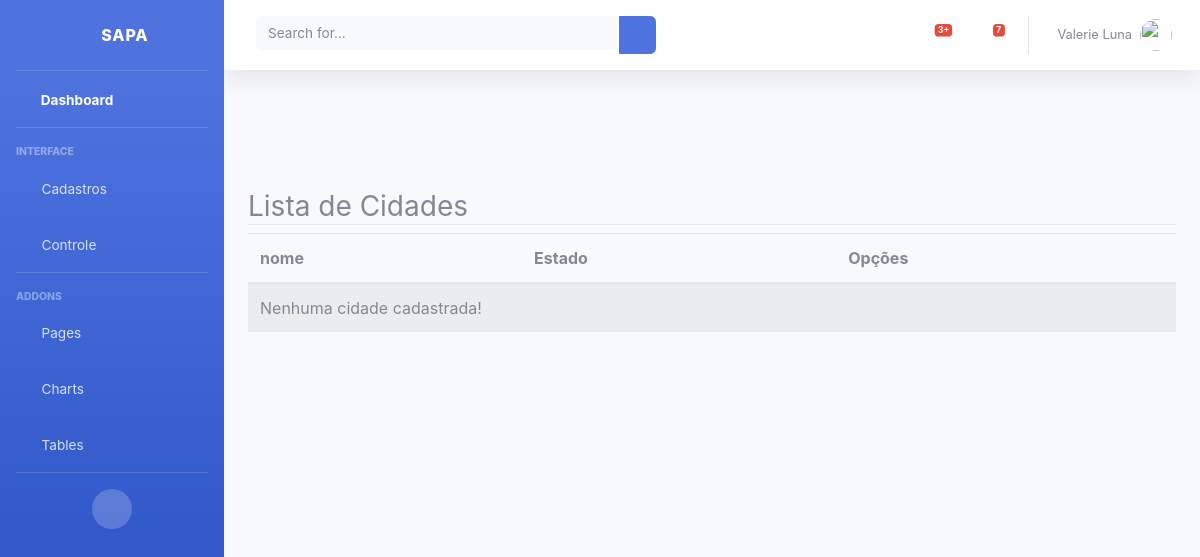
Page /listar/cidade/ (signed in) on the earlier database version.
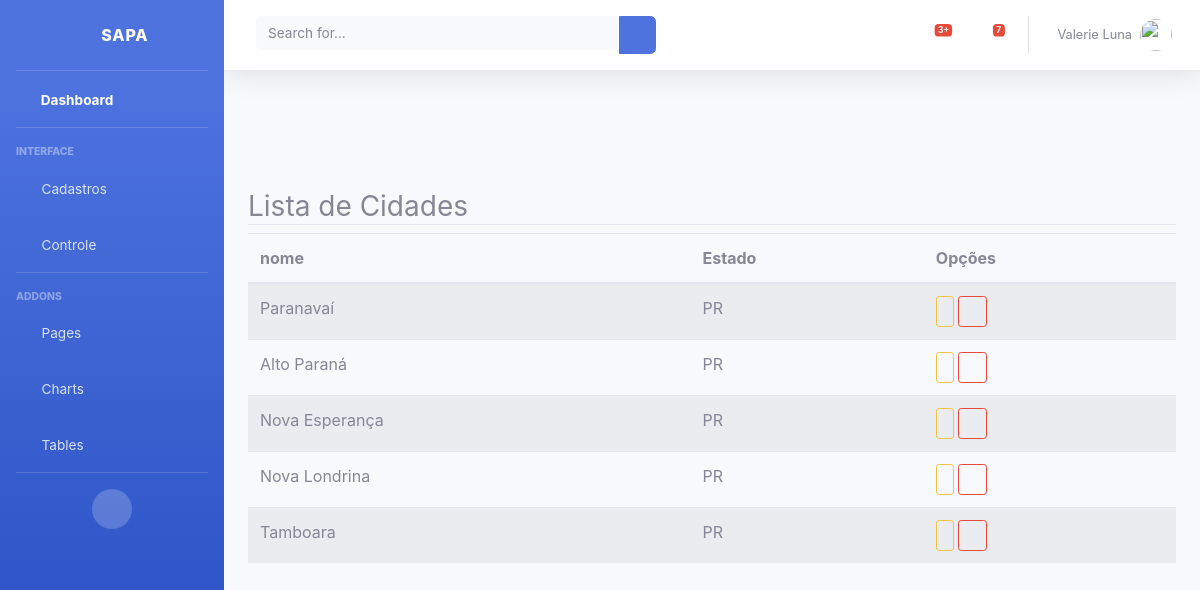
Same page on the later database version.
### cadastros/models.py (models this page shows, shortened)
class Cidade(models.Model):
    nome        = models.CharField(max_length=50)
    estado      = models.ForeignKey(Estado, on_delete=models.PROTECT)

class Estado(models.Model):
    sigla   = models.CharField(max_length=2, unique = True)
    nome    = models.CharField(max_length=50)

### cadastros/views.py (the view)
# urls.py: path('listar/cidade/', CidadeList.as_view(), name="listar-cidades"),
class CidadeList(LoginRequiredMixin, ListView):
    model = Cidade
    template_name = "cadastros/list_cidade.html"

### cadastros/templates/cadastros/list_cidade.html (shortened to what this page needs)
{% extends 'cadastros/base.html'%}
{% load static %}
{% load crispy_forms_tags %}
{% block conteudo %}
<div class="container py-5">
    <div class="row mt-5">
        <div class="col-lg">
            <h3 class="border-bottom">
                Lista de Cidades
            </h3>
        </div>
    </div>
    <div class="row">
        <div class="col-lg">
            <table class="table table-striped">
                <thead>
                    <tr>
                        <th>nome</th>
                        <th>Estado</th>
                        <th>Opções</th>
                    </tr>
                </thead>
                <tbody>
                    {% for cidade in object_list %}
                        <tr>
                            <td>{{cidade.nome}}</td>
                            <td>{{cidade.estado.sigla}}</td>
                            <td>
                                <a href="{% url 'editar-cidade' cidade.pk %}" class="btn btn-outline-warning btn-sm">
                                </a>
                                <a href="{% url 'excluir-cidade' cidade.pk %}" class="btn btn-outline-danger btn-sm">
                                    <i class="fa fa-trash" aria-hidden="true"></i>
                                </a>
                            </td>
                            {% empty %}
                            <tr>
                                <td colspan="3">Nenhuma cidade cadastrada!</td>
                            </tr>
                    {% endfor %}
                </tbody>
            </table>
        </div>
    </div>
</div>
{% endblock %}

### cadastros/templates/cadastros/base.html (shortened to what this page needs)
{% load static %}
<!DOCTYPE html>
<html lang="en">
<head>
  <link href="{% static 'vendor/bootstrap/scss/bootstrap.scss' %}" rel="stylesheet">
  <link href="{% static 'vendor/fontawesome-free/css/all.min.css' %}" rel="stylesheet" type="text/css">
   <link href="{% static 'css/sb-admin-2.min.css' %}" rel="stylesheet">
  <link rel="stylesheet" type="text/css"
    href="https://cdn.datatables.net/v/bs4/dt-1.10.18/b-1.5.6/b-print-1.5.6/fc-3.2.5/fh-3.1.4/r-2.2.2/datatables.min.css" />
</head>
<body id="page-top">
  {% block menu %}
  <div id="wrapper">
    <ul class="navbar-nav bg-gradient-primary sidebar sidebar-dark accordion" id="accordionSidebar">
      <a class="sidebar-brand d-flex align-items-center justify-content-center" href="index.html">
        <div class="sidebar-brand-icon rotate-n-15">
          <i class="fas fa-cogs"></i>
        </div>
        <div class="sidebar-brand-text mx-3">SAPA</div>
      </a>
      <hr class="sidebar-divider my-0">
      <li class="nav-item active">
        <a class="nav-link" href="index.html">
          <i class="fas fa-fw fa-tachometer-alt"></i>
          <span>Dashboard</span></a>
      </li>
      <hr class="sidebar-divider">
      <div class="sidebar-heading">
        Interface
      </div>
      <li class="nav-item">
        <a class="nav-link collapsed" href="#" data-toggle="collapse" data-target="#collapseTwo" aria-expanded="true" aria-controls="collapseTwo">
          <i class="fas fa-fw fa-cog"></i>
          <span>Cadastros</span>
        </a>
      </li>
      <li class="nav-item">
        <a class="nav-link collapsed" href="#" data-toggle="collapse" data-target="#collapseUtilities" aria-expanded="true" aria-controls="collapseUtilities">
          <i class="fas fa-fw fa-wrench"></i>
          <span>Controle</span>
        </a>
      </li>
      <hr class="sidebar-divider">
      <div class="sidebar-heading">
        Addons
      </div>
      <li class="nav-item">
        <a class="nav-link collapsed" href="#" data-toggle="collapse" data-target="#collapsePages" aria-expanded="true" aria-controls="collapsePages">
          <i class="fas fa-fw fa-folder"></i>
          <span>Pages</span>
        </a>
      </li>
      <li class="nav-item">
        <a class="nav-link" href="charts.html">
          <i class="fas fa-fw fa-chart-area"></i>
          <span>Charts</span></a>
      </li>
      <li class="nav-item">
        <a class="nav-link" href="tables.html">
          <i class="fas fa-fw fa-table"></i>
          <span>Tables</span></a>
      </li>
      <hr class="sidebar-divider d-none d-md-block">
      <div class="text-center d-none d-md-inline">
        <button class="rounded-circle border-0" id="sidebarToggle"></button>
      </div>
    </ul>
    {% endblock %}
    <div id="content-wrapper" class="d-flex flex-column">
      {% block topmenu %}
      <div id="content">
        <nav class="navbar navbar-expand navbar-light bg-white topbar mb-4 static-top shadow">
          <form class="d-none d-sm-inline-block form-inline mr-auto ml-md-3 my-2 my-md-0 mw-100 navbar-search">
            <div class="input-group">
              <input type="text" class="form-control bg-light border-0 small" placeholder="Search for..." aria-label="Search" aria-describedby="basic-addon2">
              <div class="input-group-append">
                <button class="btn btn-primary" type="button">
                  <i class="fas fa-search fa-sm"></i>
                </button>
              </div>
            </div>
          </form>
          <ul class="navbar-nav ml-auto">
            <li class="nav-item dropdown no-arrow mx-1">
              <a class="nav-link dropdown-toggle" href="#" id="alertsDropdown" role="button" data-toggle="dropdown" aria-haspopup="true" aria-expanded="false">
                <span class="badge badge-danger badge-counter">3+</span>
              </a>
            </li>
            <li class="nav-item dropdown no-arrow mx-1">
              <a class="nav-link dropdown-toggle" href="#" id="messagesDropdown" role="button" data-toggle="dropdown" aria-haspopup="true" aria-expanded="false">
                <i class="fas fa-envelope fa-fw"></i>
                <span class="badge badge-danger badge-counter">7</span>
              </a>
            </li>
            <li class="nav-item dropdown no-arrow">
              <a class="nav-link dropdown-toggle" href="#" id="userDropdown" role="button" data-toggle="dropdown" aria-haspopup="true" aria-expanded="false">
                <span class="mr-2 d-none d-lg-inline text-gray-600 small">Valerie Luna</span>
                <img class="img-profile rounded-circle" src="https://source.unsplash.com/QAB-WJcbgJk/60x60">
              </a>
            </li>
          </ul>
        </nav>
        {% endblock %}
        {% block conteudo %}{% endblock %}
  </div>
</body>
</html>

Differences in the rows shown:
added Cidade: nome "Paranavaí", estado.sigla "PR"
added Cidade: nome "Alto Paraná", estado.sigla "PR"
added Cidade: nome "Nova Esperança", estado.sigla "PR"
added Cidade: nome "Nova Londrina", estado.sigla "PR"
added Cidade: nome "Tamboara", estado.sigla "PR"
Other differences:
text no longer shown: "Nenhuma cidade cadastrada!"
